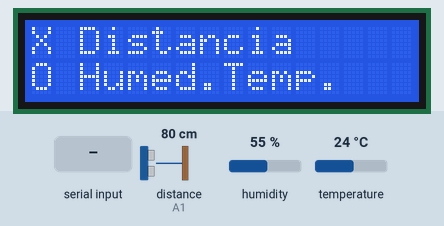
Bench run of a sketch on a simulated Arduino Uno, built for the host (arithmetic inside an expression is 32-bit, double 64-bit). On the bench: 16×2 character LCD. The inputs (shaded band) are chosen by the test bench; at power-on: distance to the obstacle (sensor on A1) 80 cm, humidity 55 %, temperature 24 °C. The echo pulse lasts 58.3 µs per cm; what the sketch prints to the serial monitor is not drawn.

Above: at 1.2 s.
1.3 s: "X" received over the second serial link
At 2.5 s:
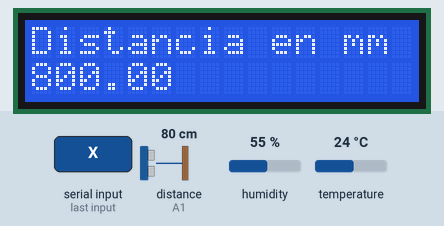
2.8 s: "O" received over the second serial link
At 3.7 s:
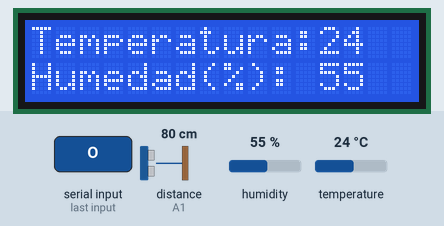
Timing chart, 0 to 5.8 s (numbered marks = the images above; inputs shaded):
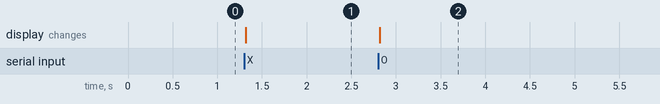

Measured:
- after the input at 1.3 s, the display: changes at once (image 1)
- after the input at 2.8 s, the display: changes at once (image 2)

The sketch:

Proyecto_Curso_BT_con_HT_y_DISTANCIA.ino
```cpp
#include <LiquidCrystal.h>//Librería pantalla
#include <SimpleDHT.h> // librería que tenemos que incluir
#include <SoftwareSerial.h>
#include <hcsr04.h> //Librería del sensor de distancia

#define TRIG_PIN A0 //Pines del sensor de distancia
#define ECHO_PIN A1

HCSR04 hcsr04(TRIG_PIN, ECHO_PIN, 20, 4000);//Valores del sensor

SoftwareSerial BT1(3,4); // Sensor BT. Pines 3 y 4 OJO: RX, TX recordar que se cruzan

SimpleDHT11 sensor;     // Se usa para decir el tipo de sensor, dht11 <-- ÉSTE. o dht22
                        // Constante del sensor y su pin
int SensorHT=2;         // Sensor Humedad y Temperatura "HT" en Pin2

LiquidCrystal lcd(7, 8, 9, 10, 11 , 12); //Pantalla y pines.

int BluetoothData; //Variable para el BT

void setup()
{
pinMode (SensorHT,INPUT); //pin2 y de enrtada.
  Serial.begin(9600); //Iniciamos monitor serie
  lcd.begin(16, 2); //Iniciamos la pantalla
lcd.print("X Distancia");// Escribe en la primera línea y columna

lcd.setCursor(0,1);//Segunda linea y primera columna

  lcd.print("O Humed.Temp. ");//Escribe Humedad(%): Segunda linea primera columna

  BT1.begin(9600);

}

void loop()
{

  //Aquí definimos las variables

  byte temperature = 0;
  byte humidity = 0;
  int err = SimpleDHTErrSuccess;
  byte data[40] = {0};

  //Que hace Arduino si encuentra algún tipo de error

  if(sensor.read(SensorHT,&temperature,&humidity, data))

  {
    Serial.print("No reading , err="); Serial.println(err);delay(1000);
    return;
  }
   if (BT1.available()) //Para emparejar los dispositivos BT
   {
     BluetoothData=BT1.read();//Leemos valores del BT

     if(BluetoothData=='O') //Al presionar "O"
      {
  lcd.clear();


  lcd.setCursor(0,0);//Primera linea y columna

  lcd.print("Temperatura:");//Escribe Temp:º En la primera linea

  lcd.print((int)temperature);//Escribe el valor de  "Temp: "

  lcd.setCursor(0,1);//Segunda linea y primera columna

  lcd.print("Humedad(%): ");//Escribe Humedad(%): Segunda linea primera columna

  lcd.print((int)humidity);//TEscribe el valor después de Humedad(%): "
 delay(750);


      }
   if(BluetoothData=='X')
{
 lcd.clear();


  Serial.println(hcsr04.distanceInMillimeters());// Configura distancia en mm


    Serial.println(hcsr04.ToString());// Información del dispositivo, driver, y distancia en formato JSON


  lcd.setCursor(0,0);//Primera linea y columna

  lcd.print("Distancia en mm ");//Escribe en primera linea.

 lcd.setCursor(0,1); //Cambia de línea.
  lcd.print(hcsr04.distanceInMillimeters()); //Escribe la distancia en mm

   delay(750);
}
}

   }
```
